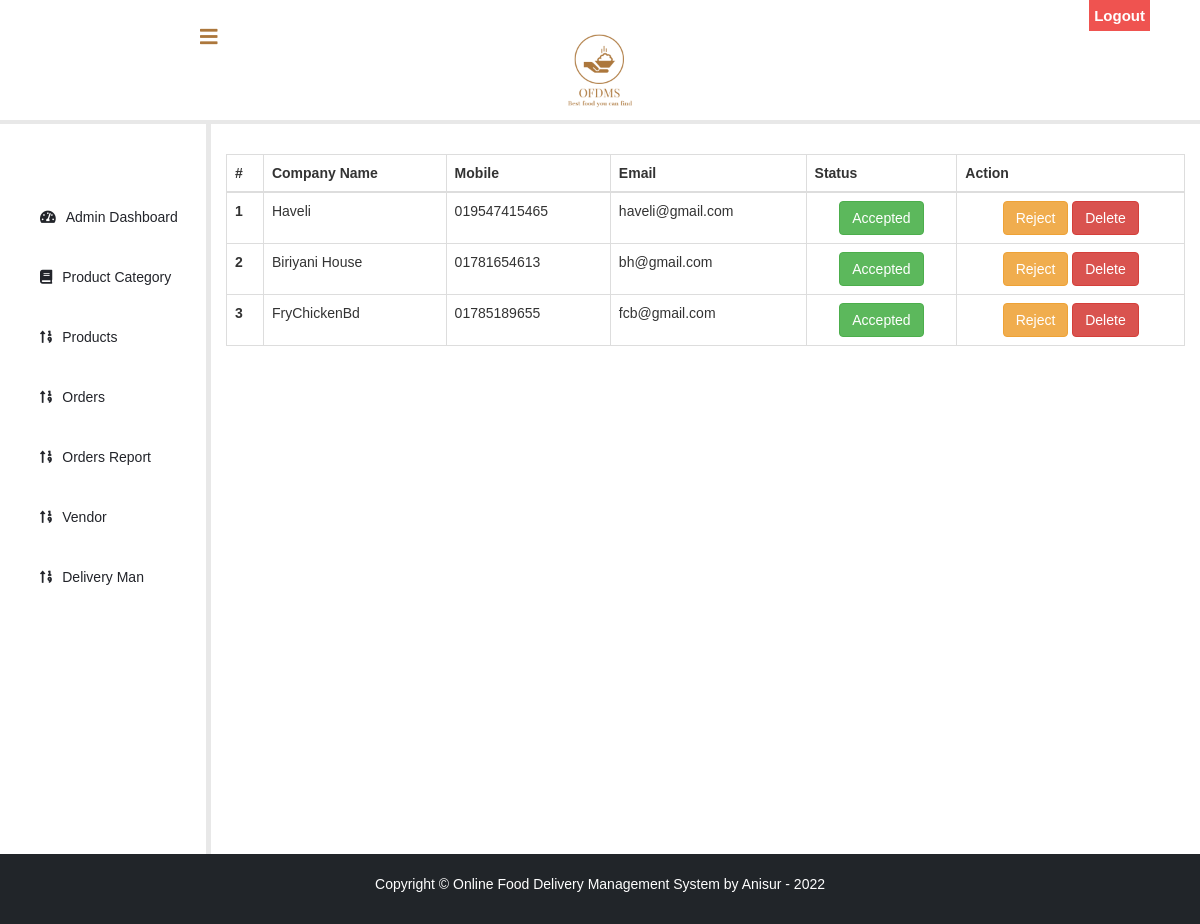
Screenshot of /sadmin/vendor/ (signed in) with the database file from the repository.
### vendor/models.py (models this page shows, shortened)
class Vendor(models.Model):
    user = models.OneToOneField(User, on_delete=models.CASCADE)
    company_name = models.CharField(max_length=20, null=False)
    mobile = models.CharField(max_length=20, null=False)
    status = models.CharField(max_length=20, null=False, default=0)

### mainapp/views.py (the view)
# urls.py: path('sadmin/vendor/', views.vendor, name='product-details'),
@login_required(login_url='adminlogin')
def vendor(request):
    vendor = vmodel.Vendor.objects.all()
    dict ={'vendor':vendor}
    return render(request,'admin/vendor.html',context=dict)

### templates/admin/vendor.html (shortened to what this page needs)
{% extends 'admin/base.html' %}
{% load widget_tweaks %}
{% block content %}
<head>
  </head>
<br><br>
        {% include 'admin/sidebar.html' %}
  <div class="container">
     <div style="margin-top: 3rem">
         <table class="table table-bordered">
             <thead class="thead-light">
             <tr>
                 <th scope="col">#</th>
                 <th scope="col">Company Name</th>
                 <th scope="col">Mobile</th>
                 <th scope="col">Email</th>
                 <th scope="col">Status</th>
                 <th scope="col">Action</th>
             </tr>
             </thead>
             <tbody>
             {% for i in vendor %}
             <tr>
                 <th scope="row">{{ forloop.counter }}</th>
                 <td>{{ i.company_name }}</td>
                 <td>{{ i.mobile }}</td>
                 <td>{{ i.user.email }}</td>
                  <td class="text-center">{% if i.status == '0' %}<p class=" btn btn-warning">Pending</p> {% elif i.status == '1' %} <p class=" btn btn-success">Accepted</p> {% else %} <p class=" btn btn-danger">Rejected</p> {% endif %}</td>
                 <td class="text-center">
                     {% if i.status == '0' %}
                         <a class="btn btn-success" href="/vendor/accept/{{ i.id }}">Accept</a>
                         <a class="btn btn-warning" href="/vendor/reject/{{ i.id }}">Reject</a>
                         <a class="btn btn-danger" href="/vendor/delete/{{ i.id }}">Delete</a>
                     {% elif i.status == '1' %}
                         <a class="btn btn-warning" href="/vendor/reject/{{ i.id }}">Reject</a>
                         <a class="btn btn-danger" href="/vendor/delete/{{ i.id }}">Delete</a>
                     {% else %}
                         <a class="btn btn-success" href="/vendor/accept/{{ i.id }}">Accept</a>
                         <a class="btn btn-danger" href="/vendor/delete/{{ i.id }}">Delete</a>
                     {% endif %}
                 </td>
             </tr>
             {% endfor %}
             </tbody>
         </table>
     </div>
  </div>
<br><br><br><br><br><br><br><br><br><br>
{% endblock content %}

### templates/admin/base.html (style rules this page uses)
a:link { text-decoration: none; }
body { margin: 0; padding: 0; font-family: "Gill Sans", sans-serif;; }

### templates/admin/vendor.html (style rules this page uses)
a:link { text-decoration: none; }

### templates/vendor/footer.html (style rules this page uses)
p { text-align: center; }

### rows the page displays
Vendor: company_name "Haveli", mobile "019547415465", user.email "haveli@gmail.com", status "Accepted"
Vendor: company_name "Biriyani House", mobile "01781654613", user.email "bh@gmail.com", status "Accepted"
Vendor: company_name "FryChickenBd", mobile "01785189655", user.email "fcb@gmail.com", status "Accepted"
